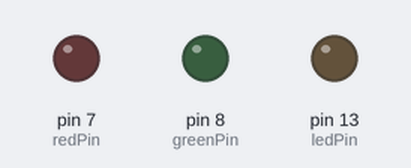
The sketch below on a simulated Arduino Uno, built with avr-gcc and run on an emulated ATmega328P. Shown: output pins drawn as LEDs (lit = HIGH).

Above: at 0.5 s.
At 1.5 s:
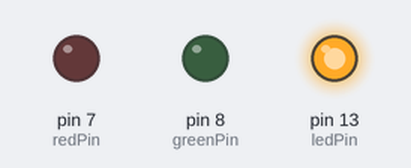
At 3.5 s:
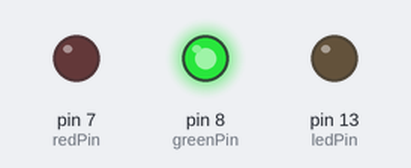
At 5.5 s:
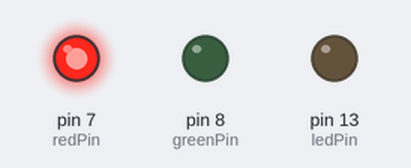
Timing chart, 0 to 6.9 s (numbered marks = the images above):
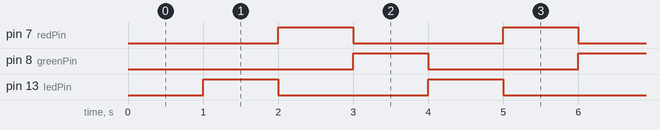

The sketch:

myamik2lab1.ino
```cpp
/*
 *
 * Madhava Sai Yamike - 675652145
 * Lab 1 - Get started with Arduino
  Blink
  "no references used"
  Use the onboard LED on pin 13, a red LED on a second digital pin of your choice, and a green LED on a third digital pin of your choice
  TA - Amir (1/24) 4:00 p.m lab


*/

// constants won't change. Used here to set a pin number:
const int ledPin =  13;// the number of the LED pin
const int redPin = 7 ;
const int greenPin = 8;

// Variables will change:
int ledState = LOW;
int ledState1 = LOW;
int ledState2= LOW;// ledState used to set the LED

// Generally, you should use "unsigned long" for variables that hold time
// The value will quickly become too large for an int to store
unsigned long prevMillisec = 0;        // will store last time LED was updated

// constants won't change:
const long event = 1000;           // interval at which to blink (milliseconds)

void setup() {
  // set the digital pin as output:
  pinMode(ledPin, OUTPUT);
  pinMode(redPin, OUTPUT);
  pinMode(greenPin, OUTPUT);
}

void loop() {
  // here is where you'd put code that needs to be running all the time.

  // check to see if it's time to blink the LED; that is, if the difference
  // between the current time and last time you blinked the LED is bigger than
  // the interval at which you want to blink the LED.
  unsigned long curMillisec = millis();

  if (curMillisec - prevMillisec >= event) {
    // save the last time you blinked the LED
    prevMillisec = curMillisec;

    // if the LED is off turn it on and vice-versa:
    if (ledState == LOW && ledState1 == LOW && ledState2 == LOW) {
      ledState = HIGH;
      digitalWrite(redPin,ledState1);
      digitalWrite(greenPin, ledState2);
      digitalWrite(ledPin, ledState);
    }

    else if (ledState == HIGH) {
      ledState = LOW;
      ledState1 = HIGH;
      digitalWrite(redPin, ledState1);
      digitalWrite(greenPin, ledState2);
      digitalWrite(ledPin, ledState);
    }

     else if (ledState1 == HIGH) {
      ledState1 = LOW;
      ledState2 = HIGH;
      digitalWrite(greenPin, ledState2);
      digitalWrite(redPin, ledState1);
      digitalWrite(ledPin, ledState);
    }
    else if (ledState2 == HIGH) {
      ledState2 = LOW;
      ledState = HIGH;
      digitalWrite(ledPin, ledState);
      digitalWrite(redPin, ledState1);
      digitalWrite(greenPin, ledState2);
    }
  }
}
```

Measured:
- by itself, pin 7 (redPin), pin 8 (greenPin), pin 13 (ledPin): alternates HIGH for 1.0 s and LOW for 2.0 s
- by itself, everything shown: repeats every 3.0 s, in 3 steps
